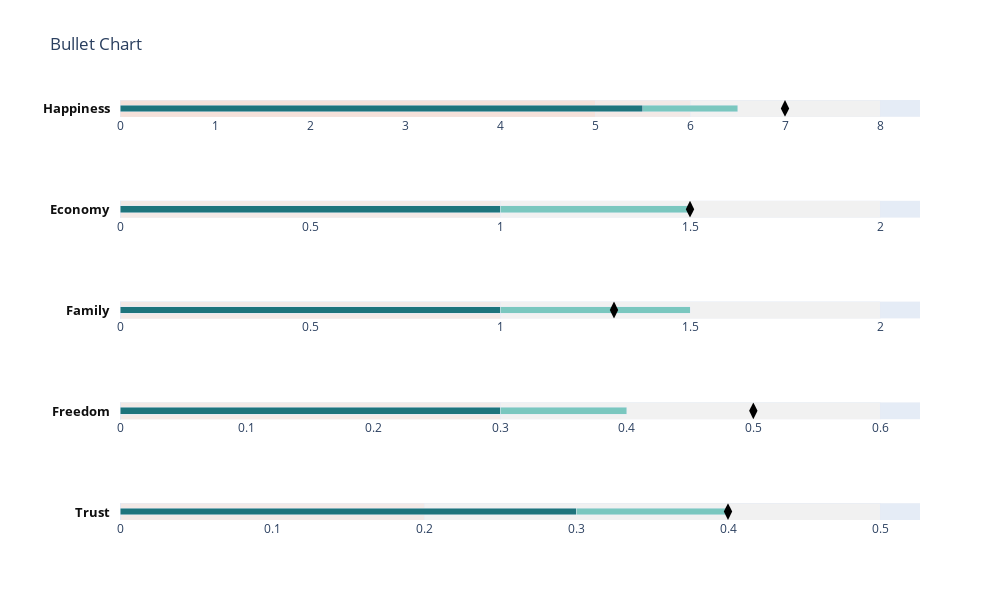

Notebook code cell kept with this figure:
### Markdown cell above
# 23. Bullet Chart

### Code cell
# Bullet Chart
import plotly.figure_factory as ff

data = (
  {"label": "Happiness", "sublabel":"score",
   "range": [5, 6, 8], "performance": [5.5, 6.5], "point": [7]},
  {"label": "Economy", "sublabel": "score", "range": [0, 1, 2],
   "performance": [1, 1.5], "sublabel":"score","point": [1.5]},
  {"label": "Family","sublabel":"score", "range": [0, 1, 2],
   "performance": [1, 1.5],"sublabel":"score", "point": [1.3]},
  {"label": "Freedom","sublabel":"score", "range": [0, 0.3, 0.6],
   "performance": [0.3, 0.4],"sublabel":"score", "point": [0.5]},
  {"label": "Trust", "sublabel":"score","range": [0, 0.2, 0.5],
   "performance": [0.3, 0.4], "point": [0.4]}
)


fig = ff.create_bullet(
    data, titles='label', subtitles='sublabel', markers='point',
    measures='performance', ranges='range', orientation='h',
    measure_colors=['#1e747c', '#7ac7bf'],
    range_colors=['#F5E1DA', '#F1F1F1']
   )
py.iplot(fig, filename='bullet chart from dict')

### Figure 1 — Plotly figure (JSON) as saved in the notebook; plotly's stock layout.template omitted (floating-point values rounded to 4 significant figures)
{"data": [{"base": 0, "hoverinfo": "x", "marker": {"color": "rgb(241.0, 241.0, 241.0)"}, "name": "ranges", "orientation": "h", "type": "bar", "width": 2, "x": [8], "xaxis": "x", "y": [0], "yaxis": "y"}, {"base": 0, "hoverinfo": "x", "marker": {"color": "rgb(243.0, 233.0, 229.5)"}, "name": "ranges", "orientation": "h", "type": "bar", "width": 2, "x": [6], "xaxis": "x", "y": [0], "yaxis": "y"}, {"base": 0, "hoverinfo": "x", "marker": {"color": "rgb(245.0, 225.0, 218.0)"}, "name": "ranges", "orientation": "h", "type": "bar", "width": 2, "x": [5], "xaxis": "x", "y": [0], "yaxis": "y"}, {"base": 0, "hoverinfo": "x", "marker": {"color": "rgb(122.0, 199.0, 191.0)"}, "name": "measures", "orientation": "h", "type": "bar", "width": 0.4, "x": [6.5], "xaxis": "x", "y": [0.5], "yaxis": "y"}, {"base": 0, "hoverinfo": "x", "marker": {"color": "rgb(30.0, 116.0, 124.0)"}, "name": "measures", "orientation": "h", "type": "bar", "width": 0.4, "x": [5.5], "xaxis": "x", "y": [0.5], "yaxis": "y"}, {"hoverinfo": "x", "marker": {"color": "rgb(0, 0, 0)", "size": 12, "symbol": "diamond-tall"}, "name": "markers", "type": "scatter", "x": [7], "xaxis": "x", "y": [0.5], "yaxis": "y"}, {"base": 0, "hoverinfo": "x", "marker": {"color": "rgb(241.0, 241.0, 241.0)"}, "name": "ranges", "orientation": "h", "type": "bar", "width": 2, "x": [2], "xaxis": "x2", "y": [0], "yaxis": "y2"}, {"base": 0, "hoverinfo": "x", "marker": {"color": "rgb(243.0, 233.0, 229.5)"}, "name": "ranges", "orientation": "h", "type": "bar", "width": 2, "x": [1], "xaxis": "x2", "y": [0], "yaxis": "y2"}, {"base": 0, "hoverinfo": "x", "marker": {"color": "rgb(245.0, 225.0, 218.0)"}, "name": "ranges", "orientation": "h", "type": "bar", "width": 2, "x": [0], "xaxis": "x2", "y": [0], "yaxis": "y2"}, {"base": 0, "hoverinfo": "x", "marker": {"color": "rgb(122.0, 199.0, 191.0)"}, "name": "measures", "orientation": "h", "type": "bar", "width": 0.4, "x": [1.5], "xaxis": "x2", "y": [0.5], "yaxis": "y2"}, {"base": 0, "hoverinfo": "x", "marker": {"color": "rgb(30.0, 116.0, 124.0)"}, "name": "measures", "orientation": "h", "type": "bar", "width": 0.4, "x": [1], "xaxis": "x2", "y": [0.5], "yaxis": "y2"}, {"hoverinfo": "x", "marker": {"color": "rgb(0, 0, 0)", "size": 12, "symbol": "diamond-tall"}, "name": "markers", "type": "scatter", "x": [1.5], "xaxis": "x2", "y": [0.5], "yaxis": "y2"}, {"base": 0, "hoverinfo": "x", "marker": {"color": "rgb(241.0, 241.0, 241.0)"}, "name": "ranges", "orientation": "h", "type": "bar", "width": 2, "x": [2], "xaxis": "x3", "y": [0], "yaxis": "y3"}, {"base": 0, "hoverinfo": "x", "marker": {"color": "rgb(243.0, 233.0, 229.5)"}, "name": "ranges", "orientation": "h", "type": "bar", "width": 2, "x": [1], "xaxis": "x3", "y": [0], "yaxis": "y3"}, {"base": 0, "hoverinfo": "x", "marker": {"color": "rgb(245.0, 225.0, 218.0)"}, "name": "ranges", "orientation": "h", "type": "bar", "width": 2, "x": [0], "xaxis": "x3", "y": [0], "yaxis": "y3"}, {"base": 0, "hoverinfo": "x", "marker": {"color": "rgb(122.0, 199.0, 191.0)"}, "name": "measures", "orientation": "h", "type": "bar", "width": 0.4, "x": [1.5], "xaxis": "x3", "y": [0.5], "yaxis": "y3"}, {"base": 0, "hoverinfo": "x", "marker": {"color": "rgb(30.0, 116.0, 124.0)"}, "name": "measures", "orientation": "h", "type": "bar", "width": 0.4, "x": [1], "xaxis": "x3", "y": [0.5], "yaxis": "y3"}, {"hoverinfo": "x", "marker": {"color": "rgb(0, 0, 0)", "size": 12, "symbol": "diamond-tall"}, "name": "markers", "type": "scatter", "x": [1.3], "xaxis": "x3", "y": [0.5], "yaxis": "y3"}, {"base": 0, "hoverinfo": "x", "marker": {"color": "rgb(241.0, 241.0, 241.0)"}, "name": "ranges", "orientation": "h", "type": "bar", "width": 2, "x": [0.6], "xaxis": "x4", "y": [0], "yaxis": "y4"}, {"base": 0, "hoverinfo": "x", "marker": {"color": "rgb(243.0, 233.0, 229.5)"}, "name": "ranges", "orientation": "h", "type": "bar", "width": 2, "x": [0.3], "xaxis": "x4", "y": [0], "yaxis": "y4"}, {"base": 0, "hoverinfo": "x", "marker": {"color": "rgb(245.0, 225.0, 218.0)"}, "name": "ranges", "orientation": "h", "type": "bar", "width": 2, "x": [0], "xaxis": "x4", "y": [0], "yaxis": "y4"}, {"base": 0, "hoverinfo": "x", "marker": {"color": "rgb(122.0, 199.0, 191.0)"}, "name": "measures", "orientation": "h", "type": "bar", "width": 0.4, "x": [0.4], "xaxis": "x4", "y": [0.5], "yaxis": "y4"}, {"base": 0, "hoverinfo": "x", "marker": {"color": "rgb(30.0, 116.0, 124.0)"}, "name": "measures", "orientation": "h", "type": "bar", "width": 0.4, "x": [0.3], "xaxis": "x4", "y": [0.5], "yaxis": "y4"}, {"hoverinfo": "x", "marker": {"color": "rgb(0, 0, 0)", "size": 12, "symbol": "diamond-tall"}, "name": "markers", "type": "scatter", "x": [0.5], "xaxis": "x4", "y": [0.5], "yaxis": "y4"}, {"base": 0, "hoverinfo": "x", "marker": {"color": "rgb(241.0, 241.0, 241.0)"}, "name": "ranges", "orientation": "h", "type": "bar", "width": 2, "x": [0.5], "xaxis": "x5", "y": [0], "yaxis": "y5"}, {"base": 0, "hoverinfo": "x", "marker": {"color": "rgb(243.0, 233.0, 229.5)"}, "name": "ranges", "orientation": "h", "type": "bar", "width": 2, "x": [0.2], "xaxis": "x5", "y": [0], "yaxis": "y5"}, {"base": 0, "hoverinfo": "x", "marker": {"color": "rgb(245.0, 225.0, 218.0)"}, "name": "ranges", "orientation": "h", "type": "bar", "width": 2, "x": [0], "xaxis": "x5", "y": [0], "yaxis": "y5"}, {"base": 0, "hoverinfo": "x", "marker": {"color": "rgb(122.0, 199.0, 191.0)"}, "name": "measures", "orientation": "h", "type": "bar", "width": 0.4, "x": [0.4], "xaxis": "x5", "y": [0.5], "yaxis": "y5"}, {"base": 0, "hoverinfo": "x", "marker": {"color": "rgb(30.0, 116.0, 124.0)"}, "name": "measures", "orientation": "h", "type": "bar", "width": 0.4, "x": [0.3], "xaxis": "x5", "y": [0.5], "yaxis": "y5"}, {"hoverinfo": "x", "marker": {"color": "rgb(0, 0, 0)", "size": 12, "symbol": "diamond-tall"}, "name": "markers", "type": "scatter", "x": [0.4], "xaxis": "x5", "y": [0.5], "yaxis": "y5"}], "layout": {"annotations": [{"font": {"color": "#0f0f0f", "size": 13}, "showarrow": false, "text": "<b>Happiness</b>", "textangle": 0, "x": -0.01, "xanchor": "right", "xref": "paper", "y": 0.98, "yanchor": "middle", "yref": "paper"}, {"font": {"color": "#0f0f0f", "size": 13}, "showarrow": false, "text": "<b>Economy</b>", "textangle": 0, "x": -0.01, "xanchor": "right", "xref": "paper", "y": 0.74, "yanchor": "middle", "yref": "paper"}, {"font": {"color": "#0f0f0f", "size": 13}, "showarrow": false, "text": "<b>Family</b>", "textangle": 0, "x": -0.01, "xanchor": "right", "xref": "paper", "y": 0.5, "yanchor": "middle", "yref": "paper"}, {"font": {"color": "#0f0f0f", "size": 13}, "showarrow": false, "text": "<b>Freedom</b>", "textangle": 0, "x": -0.01, "xanchor": "right", "xref": "paper", "y": 0.26, "yanchor": "middle", "yref": "paper"}, {"font": {"color": "#0f0f0f", "size": 13}, "showarrow": false, "text": "<b>Trust</b>", "textangle": 0, "x": -0.01, "xanchor": "right", "xref": "paper", "y": 0.02, "yanchor": "middle", "yref": "paper"}], "barmode": "stack", "height": 600, "margin": {"l": 120}, "showlegend": false, "title": {"text": "Bullet Chart"}, "width": 1000, "xaxis": {"anchor": "y", "domain": [0, 1], "showgrid": false, "tickwidth": 1, "zeroline": false}, "xaxis2": {"anchor": "y2", "domain": [0, 1], "showgrid": false, "tickwidth": 1, "zeroline": false}, "xaxis3": {"anchor": "y3", "domain": [0, 1], "showgrid": false, "tickwidth": 1, "zeroline": false}, "xaxis4": {"anchor": "y4", "domain": [0, 1], "showgrid": false, "tickwidth": 1, "zeroline": false}, "xaxis5": {"anchor": "y5", "domain": [0, 1], "showgrid": false, "tickwidth": 1, "zeroline": false}, "yaxis": {"anchor": "x", "domain": [0.96, 1], "range": [0, 1], "showgrid": false, "showticklabels": false, "zeroline": false}, "yaxis2": {"anchor": "x2", "domain": [0.72, 0.76], "range": [0, 1], "showgrid": false, "showticklabels": false, "zeroline": false}, "yaxis3": {"anchor": "x3", "domain": [0.48, 0.52], "range": [0, 1], "showgrid": false, "showticklabels": false, "zeroline": false}, "yaxis4": {"anchor": "x4", "domain": [0.24, 0.28], "range": [0, 1], "showgrid": false, "showticklabels": false, "zeroline": false}, "yaxis5": {"anchor": "x5", "domain": [0, 0.04], "range": [0, 1], "showgrid": false, "showticklabels": false, "zeroline": false}}}
